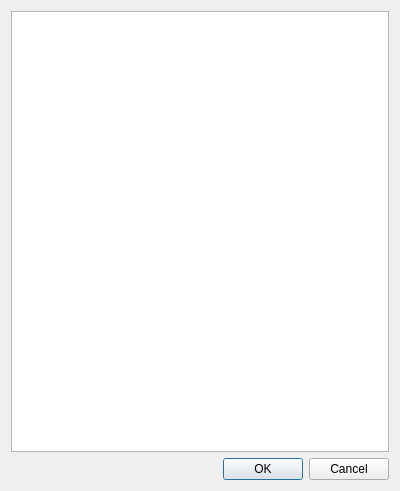
<?xml version="1.0" encoding="UTF-8"?>
<ui version="4.0">
 <class>Dialog</class>
 <widget class="QDialog" name="Dialog">
  <property name="geometry">
   <rect>
    <x>0</x>
    <y>0</y>
    <width>400</width>
    <height>491</height>
   </rect>
  </property>
  <property name="windowTitle">
   <string>Lesson selector</string>
  </property>
  <layout class="QVBoxLayout" name="verticalLayout">
   <item>
    <widget class="QTreeWidget" name="lessonsTree">
     <attribute name="headerVisible">
      <bool>false</bool>
     </attribute>
     <column>
      <property name="text">
       <string notr="true">1</string>
      </property>
     </column>
    </widget>
   </item>
   <item>
    <widget class="QDialogButtonBox" name="buttonBox">
     <property name="orientation">
      <enum>Qt::Horizontal</enum>
     </property>
     <property name="standardButtons">
      <set>QDialogButtonBox::Cancel|QDialogButtonBox::Ok</set>
     </property>
    </widget>
   </item>
  </layout>
 </widget>
 <resources/>
 <connections/>
</ui>
